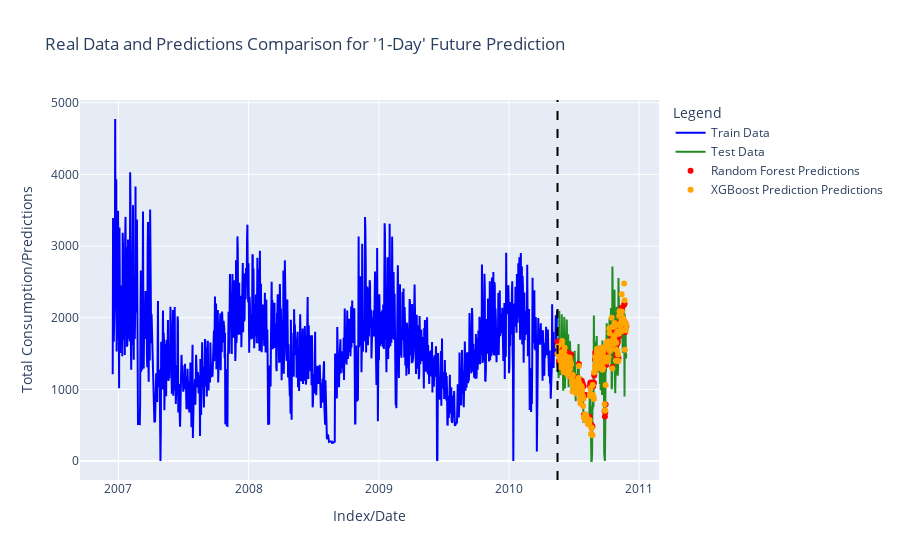

This figure's notebook cell:
### Markdown cell above
#### Analyse the Models Performances - plotly

### Code cell
# Adding Random Forest predictions to the test set DataFrame
test_df["RandomForest_Prediction"] = rfr.predict(X_test)
test_df["XGBoost_Prediction"] = xgb.predict(X_test)

df_final = df.merge(
    test_df[["RandomForest_Prediction", "XGBoost_Prediction"]],
    how="left",
    left_index=True,
    right_index=True,
)

# Plotly graph for truth data and predictions
train_data = go.Scatter(
    x=train_df.index,
    y=train_df["total_consumption"],
    mode="lines",
    name="Train Data",
    line=dict(color="Blue"),
)
test_data = go.Scatter(
    x=test_df.index,
    y=test_df["total_consumption"],
    mode="lines",
    name="Test Data",
    line=dict(color="ForestGreen"),
)
random_forest_predictions = go.Scatter(
    x=df_final.index,
    y=df_final["RandomForest_Prediction"],
    mode="markers",
    name="Random Forest Predictions",
    marker=dict(color="Red"),
)
xgboost_predictions = go.Scatter(
    x=df_final.index,
    y=df_final["XGBoost_Prediction"],
    mode="markers",
    name="XGBoost Prediction Predictions",
    marker=dict(color="Orange"),
)

# Adding a vertical line for the train-test split date
vline = dict(
    type="line",
    x0=threshold,
    y0=0,
    x1=threshold,
    y1=1,
    line=dict(color="Black", width=2, dash="dash"),
    xref="x",
    yref="paper",
)
# Update layout for a better visual presentation
layout = go.Layout(
    title="Real Data and Predictions Comparison for '1-Day' Future Prediction",
    xaxis=dict(title="Index/Date"),
    yaxis=dict(title="Total Consumption/Predictions"),
    legend_title="Legend",
    shapes=[vline],
)

fig = go.Figure(
    data=[train_data, test_data, random_forest_predictions, xgboost_predictions],
    layout=layout,
)

# Show the interactive plot
fig.show()

# Calculate the RMSE for the Random Forest Model on the Test Data
y_pred_rfr = rfr.predict(X_test)
rmse_rfr = np.sqrt(mean_squared_error(y_test, y_pred_rfr))
print(f"Random Forest RMSE: {rmse_rfr}")

# Calculate the RMSE for the XGBoost Model on the Test Data
y_pred_xgb = xgb.predict(X_test)
rmse_xgb = np.sqrt(mean_squared_error(y_test, y_pred_xgb))
print(f"XGBoost RMSE: {rmse_xgb}")

### Figure 1 — Plotly figure (JSON) as saved in the notebook; plotly's stock layout.template omitted (floating-point values rounded to 4 significant figures; data arrays with more than 128 entries replaced by an {"elided": "..."} marker saying what was removed)
{"data": [{"line": {"color": "Blue"}, "mode": "lines", "name": "Train Data", "type": "scatter", "x": {"elided": "1248 str values"}, "y": {"elided": "1248 float values"}}, {"line": {"color": "ForestGreen"}, "mode": "lines", "name": "Test Data", "type": "scatter", "x": {"elided": "194 str values"}, "y": {"elided": "194 float values"}}, {"marker": {"color": "Red"}, "mode": "markers", "name": "Random Forest Predictions", "type": "scatter", "x": {"elided": "1442 str values"}, "y": {"elided": "1442 float values"}}, {"marker": {"color": "Orange"}, "mode": "markers", "name": "XGBoost Prediction Predictions", "type": "scatter", "x": {"elided": "1442 str values"}, "y": {"elided": "1442 float values"}}], "layout": {"autosize": true, "legend": {"title": {"text": "Legend"}}, "shapes": [{"line": {"color": "Black", "dash": "dash", "width": 2}, "type": "line", "x0": "2010-05-17", "x1": "2010-05-17", "xref": "x", "y0": 0, "y1": 1, "yref": "paper"}], "title": {"text": "Real Data and Predictions Comparison for '1-Day' Future Prediction"}, "xaxis": {"autorange": true, "range": ["2006-09-20 04:33:22.295", "2011-02-20 19:26:37.705"], "title": {"text": "Index/Date"}, "type": "date"}, "yaxis": {"autorange": true, "range": [-265.2, 5039.0], "title": {"text": "Total Consumption/Predictions"}, "type": "linear"}}}
